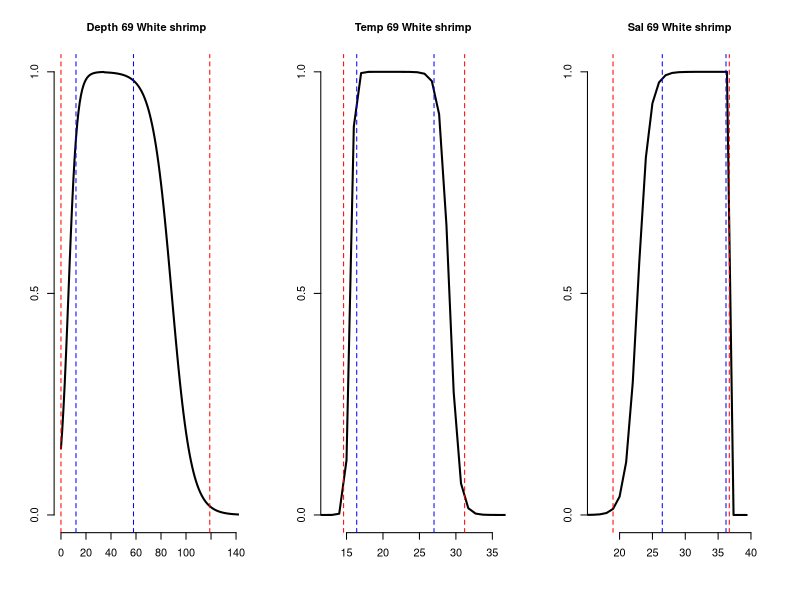

Reproduce this figure in R.

rm(list=ls()); gc()

## -----------------------------------------------------------------------------
##
## Logistic function

doublelogistic <- function(max = 400, steps = 400, range = 'wide', min_abs, min_prf, max_prf, max_abs){ 
  #j = 42; max = 30; steps = 1200; range = 'nar'; min_abs = fg_pref$SalinityMin[j]; min_prf = fg_pref$SalinityPrefMin[j]; max_prf = fg_pref$SalinityPrefMax[j]; max_abs = fg_pref$SalinityMax[j]
  #j = 39; max = 30; steps = 1200; range = 'wide'; min_abs = fg_pref$DepthMin[j]; min_prf = fg_pref$DepthPrefMin[j]; max_prf = fg_pref$DepthPrefMax[j]; max_abs = fg_pref$DepthMax[j]
  mid_prf <- min_prf + (max_prf - min_prf) / 2 ## Midpoint. Change from increasing to decreasing logistic function
  mid <- ifelse(mid_prf > max, max, mid_prf)
  step_size <-  max / steps
  x1  <- seq(0, mid-step_size, by = step_size)
  x2  <- seq(mid, max, by = step_size)
  r1  <- min_prf - min_abs 
  r2  <- max_abs - max_prf 
  C1  <- min_abs + r1 / 2
  C2  <- max_prf + r2 / 2
  B1  <- ifelse(range == 'wide', 1/sqrt(r1), 1/log10(r1)) ## If range is 'wide', curve shape inversely proportional to range size
  B2  <- ifelse(range == 'wide', 1/sqrt(r2), 1/log10(r2))
  if(B1 < 0) B1 = Inf
  if(B2 < 0) B2 = Inf
  S  = 1; A1 = 0; D1 = 1; A2 = 1
  
  ## Logistic equations
  f1 <- function(x)     1 / (1 + exp(B1*(C1-x)))^S ## Increasing logistic eq.
  f2 <- function(x) 1 - 1 / (1 + exp(B2*(C2-x)))^S ## Decreasing logistic eq.
  ## 1 = value of the horizontal asymptote when x→−∞
  ## 0 = value of the horizontal asymptote when x→+∞
  ## B describes how rapidly the curve makes its transition between the two asymptotes
  ## S describes the asymmetry of the curve. The curve is symmetric when S=1. 
  ## C is a location parameter, which does not have a nice interpretation, 
  ##   unless S=1 when the curve has an inflection point at x=C.
  ##   In the case when S=1, C is the value of x for which f(x) is the midpoint between the two asymptotes
  
  y1 <- f1(x1)
  y2 <- f2(x2)
  out <- data.frame(x = c(x1, x2), y = c(y1, y2))
  out <- out[1:steps, ] 
  return(out)
}

plot_pref_func <- function(p1, p2, p3, p4, fg_num, fg_name,
                           max = 400, xmin = 0, scale_xaxis = 'y', range = 'wide', driver = '') {
  pref_func <- doublelogistic(max = max, steps = max, range = range, p1, p2, p3, p4)
  xlim <- ifelse(p4 < max, p4+p4*0.15, max)
  xmax <- ifelse(scale_xaxis == 'y', xlim, max)
  xmin <- ifelse(scale_xaxis == 'y', p1-p1*0.15, 0)
  plot(pref_func$x, pref_func$y, 
       main = paste(driver, fg_num, fg_name),
       type = "l", ylab = "", xlab = "", cex.main = 1, bty = 'n',
       xlim = c(xmin, xmax), ylim = c(0,1), yaxt='n', lwd=2)
  axis(side = 2, at=c(0,0.5,1))
  abline(v = p1,  col = "red", lty = "dashed")
  abline(v = p2,  col = "blue", lty = "dashed")
  abline(v = p3,  col = "blue", lty = "dashed")
  abline(v = p4,  col = "red", lty = "dashed")
}

## Test preference functions -------------------------
fg_pref <- read.csv("./Ecospace-preference-functions/intermediate-ouput/fg-env-preference-parameters-adjusted.csv")
j = 65 ## Can be set to any functional group. Shrimp are a good one to see responses.
par(mfrow=c(1,3))
plot_pref_func(fg_pref$DepthMin[j], fg_pref$DepthPrefMin[j], 
               fg_pref$DepthPrefMax[j], fg_pref$DepthMax[j], 
               fg_num = fg_pref$EwE_num[j], 
               fg_name = fg_pref$EwE_name[j],
               max = 400, scale_xaxis = 'y', range = 'wide',
               driver = "Depth")

plot_pref_func(fg_pref$TempMin[j], fg_pref$TempPrefMin[j], 
               fg_pref$TempPrefMax[j], fg_pref$TempMax[j], 
               fg_num = fg_pref$EwE_num[j], 
               fg_name = fg_pref$EwE_name[j],
               max = 40, scale_xaxis = 'y', range = 'nar',
               driver = "Temp")

plot_pref_func(fg_pref$SalinityMin[j], fg_pref$SalinityPrefMin[j], 
               fg_pref$SalinityPrefMax[j], fg_pref$SalinityMax[j], 
               fg_num = fg_pref$EwE_num[j], 
               fg_name = fg_pref$EwE_name[j],
               max = 40, scale_xaxis = 'y', range = 'nar',
               driver = "Sal")
